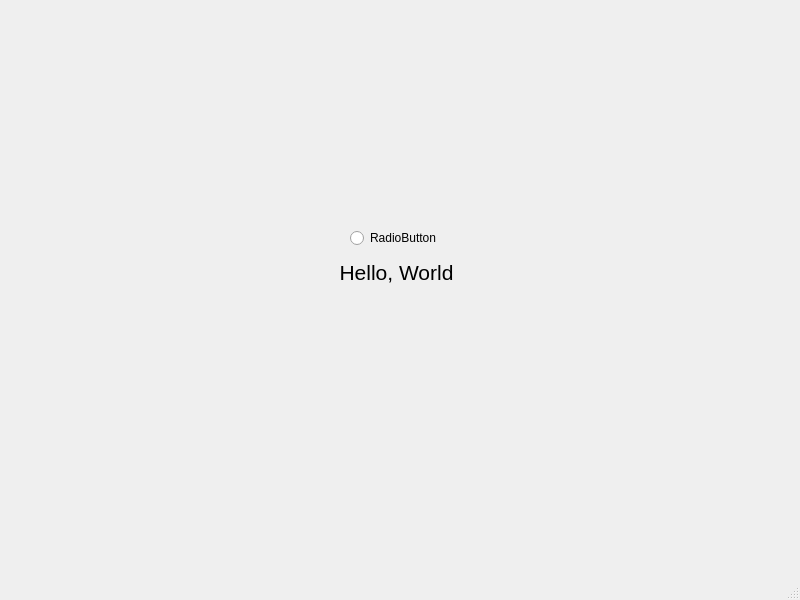
<?xml version="1.0" encoding="UTF-8"?>
<ui version="4.0">
 <class>MainWindow</class>
 <widget class="QMainWindow" name="MainWindow">
  <property name="geometry">
   <rect>
    <x>0</x>
    <y>0</y>
    <width>800</width>
    <height>600</height>
   </rect>
  </property>
  <property name="windowTitle">
   <string>MainWindow</string>
  </property>
  <widget class="QWidget" name="centralwidget">
   <widget class="QLabel" name="label">
    <property name="geometry">
     <rect>
      <x>340</x>
      <y>260</y>
      <width>113</width>
      <height>24</height>
     </rect>
    </property>
    <property name="font">
     <font>
      <family>Arial</family>
      <pointsize>16</pointsize>
     </font>
    </property>
    <property name="text">
     <string>Hello, World</string>
    </property>
    <property name="scaledContents">
     <bool>false</bool>
    </property>
    <property name="alignment">
     <set>Qt::AlignCenter</set>
    </property>
   </widget>
   <widget class="QRadioButton" name="radioButton">
    <property name="geometry">
     <rect>
      <x>350</x>
      <y>230</y>
      <width>90</width>
      <height>16</height>
     </rect>
    </property>
    <property name="text">
     <string>RadioButton</string>
    </property>
   </widget>
  </widget>
  <widget class="QMenuBar" name="menubar">
   <property name="geometry">
    <rect>
     <x>0</x>
     <y>0</y>
     <width>800</width>
     <height>21</height>
    </rect>
   </property>
  </widget>
  <widget class="QStatusBar" name="statusbar"/>
 </widget>
 <resources/>
 <connections/>
</ui>
